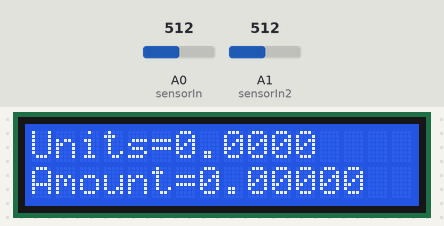
Recording of a sketch running on a simulated Arduino Uno, built with avr-gcc and run on an emulated ATmega328P. Shown: 16×2 character LCD. Inputs (shaded band) come from the test bench; at power-on: A0 (sensorIn) = 512, A1 (sensorIn2) = 512. What the sketch prints to the serial monitor is not drawn.

Above: at 1.9 s.
2.0 s: A0 (sensorIn) set to 716
At 3.2 s:
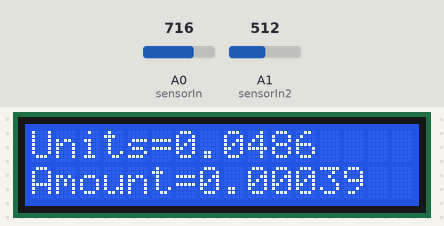
4.0 s: A0 (sensorIn) set to 900
At 6.2 s:
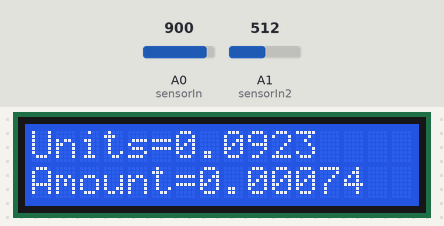
6.5 s: A0 (sensorIn) set to 1010
At 8.5 s:
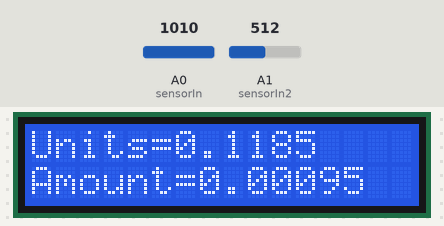
Timing chart, 0 to 10.0 s (numbered marks = the images above; inputs shaded):
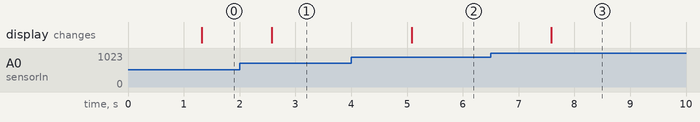

The sketch:

EDIAruduinocode.ino
```cpp
#include <Wire.h>
#include <LiquidCrystal_I2C.h>

LiquidCrystal_I2C lcd(0x27, 16, 2);

const int sensorIn = A0;
const int sensorIn2 = A1;
int mVperAmp = 185; // use 185 for 5A, 100 for 20A Module and 66 for 30A Module

double Voltage = 0;
double V=0,A=0;
double ARMS = 0;
double AmpsRMS = 0;
double Pow = 000.00;
float energy = 0.0;     // cumulative energy in kWh
unsigned long lastMillis = 0;
float bill_amount = 0;

int sensorValue1 = 0;
int crosscount = 0;
int climb_flag = 0;
int val[100];
int max_v = 0;
double VmaxD = 0;
double VeffD = 0;
double Veff = 0;

void setup(){
      lcd.init();         // initialize the lcd
      lcd.backlight();    // Turn on the LCD screen backlight
      pinMode(A0, INPUT);
      pinMode(A1, INPUT);
      Serial.begin(115200);
      delay(10);
      Serial.println(F("Init...."));
}

void loop(){
 A = getAmp();
 ARMS = (A/2.0) *0.707; // sq root
 AmpsRMS = (ARMS * 1000)/mVperAmp;
 V = getVeff();
 float Wattage = (V*AmpsRMS)-18; //Observed 18-20 Watt when no load was connected, so substracting offset value to get real consumption.
 Pow=AmpsRMS*V;


 if(AmpsRMS < 0.34 ){
 Serial.print(0.00);
 //Serial.println(" Amps RMS ");
 Serial.print("||");
 Serial.print(0.00,4);
 //Serial.println(" Voltage ");
 Serial.print("||");
 Pow=0;
 Serial.print(Pow,4);
 Serial.print(",");
 //Serial.println(" Power ");
 Serial.print(0.00,4);

  unsigned long nowMillis = millis();
  energy = energy + (Pow * (nowMillis - lastMillis) / 3600000.0);
  lastMillis = nowMillis;

  bill_amount = energy ;
 Serial.print(",");
 Serial.print(energy,4);
 //Serial.println(" Energy ");
 Serial.print(",");
 Serial.print(bill_amount *0.008,5);

 //Serial.println(" bill_amount ");
 //Serial.println("--------------");
 Serial.println();
  lcd.setCursor(0, 0);
  lcd.print("Units=");
  lcd.print(energy,4);
  lcd.setCursor(0, 1);
  lcd.print("Amount=");
  lcd.print(bill_amount *0.008,5);


}
 else{
 Serial.print(AmpsRMS);
// Serial.println(" Amps RMS ");
 Serial.print("||");
 Serial.print(V);
Pow=AmpsRMS*V;
if(Pow>=100){
 Serial.print("||");
 Serial.print(Pow);
 }
 else{
 Serial.print("||");
 Serial.print(Pow,3);
 }
 if(Wattage>=100){
  Serial.print(",");
  Serial.print(Wattage);
 }
 else{
  Serial.print(",");
  Serial.print(Wattage,3);
 }


  unsigned long nowMillis = millis();
  energy = energy + (Pow * (nowMillis - lastMillis) / 3600000.0);
  lastMillis = nowMillis;

 bill_amount = energy ;
 Serial.print(",");
 Serial.print(energy,4);
 //Serial.println(" Energy ");
 Serial.print(",");
 Serial.print(bill_amount *0.008,5);

 //Serial.println(" bill_amount ");
 //Serial.println("--------------");
  Serial.println();
  lcd.setCursor(0, 0);
  lcd.print("Units=");
  lcd.print(energy,4);
  lcd.setCursor(0, 1);
  lcd.print("Amount=");
  lcd.print(bill_amount *0.008,5);


 }

}

double getVeff()
{
    double sensorValue1 = 0;
    int crosscount = 0;
    int climb_flag = 0;
    int val[100];
    int max_v = 0;
    double VmaxD = 0;
    double VeffD = 0;
    double Veff = 0;
  for ( int i = 0; i < 100; i++ ) {
    sensorValue1 = analogRead(sensorIn2);
    if (analogRead(sensorIn2) > 511) {
      val[i] = sensorValue1;
    }
    else {
      val[i] = 0;
    }
    delay(1);
  }

  max_v = 0;

  for ( int i = 0; i < 100; i++ )
  {
    if ( val[i] > max_v )
    {
      max_v = val[i];
    }
    val[i] = 0;
  }
  if (max_v != 0) {
    VmaxD = max_v;
    VeffD = VmaxD / sqrt(2);
    Veff = (((VeffD - 420.76) / -90.24) * -210.2) + 210.2;
  }
  else {
    Veff = 0;
  }

  VmaxD = 0;
  delay(100);
  return Veff;
 }

float getAmp()
{
  float result;

  int readValue;             //value read from the sensor
  int maxValue = 0;          // store max value here
  int minValue = 1024;          // store min value here

   uint32_t start_time = millis();

   while((millis()-start_time) < 1000) //sample for 1 Sec
   {
       readValue = analogRead(sensorIn);
       // see if you have a new maxValue
       if (readValue > maxValue)
       {
           //record the maximum sensor value/
           maxValue = readValue;
       }
       if (readValue < minValue)
       {
           //record the maximum sensor value/
           minValue = readValue;
       }

    }

   // Subtract min from max
   result = ((maxValue - minValue) * 5)/1024.0;

   return result;

   // voltage

   delay(5000);
 }
```

Measured:
- after the input at 2.0 s, the display: changes after 0.58 s (image 1)
- after the input at 4.0 s, the display: changes after 1.1 s (image 2)
- after the input at 6.5 s, the display: changes after 1.1 s (image 3)
